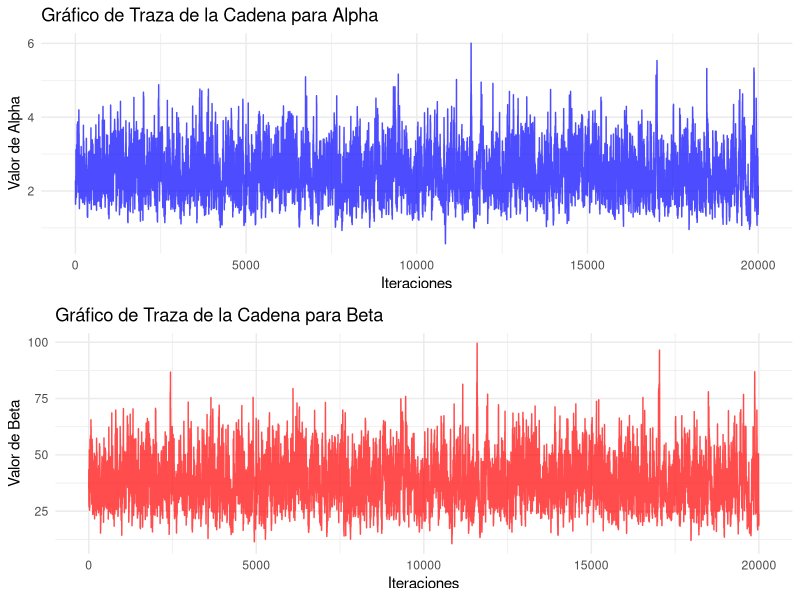
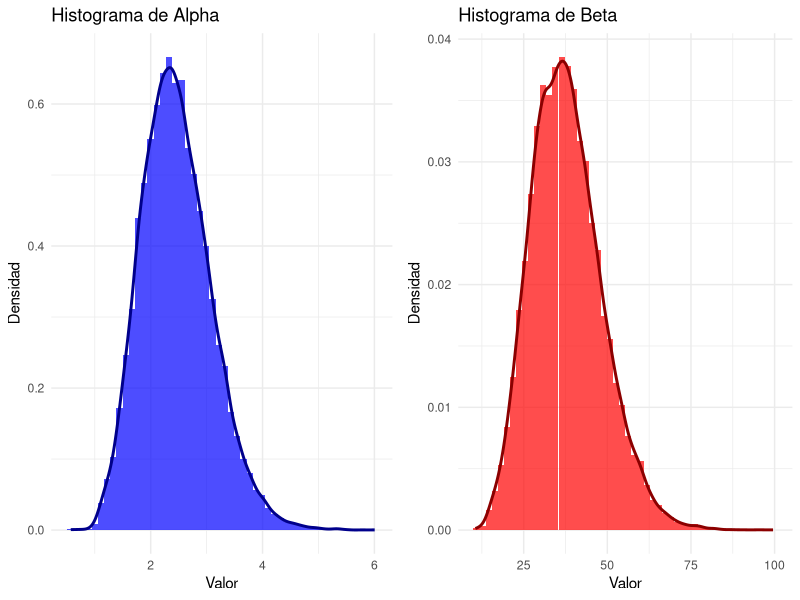
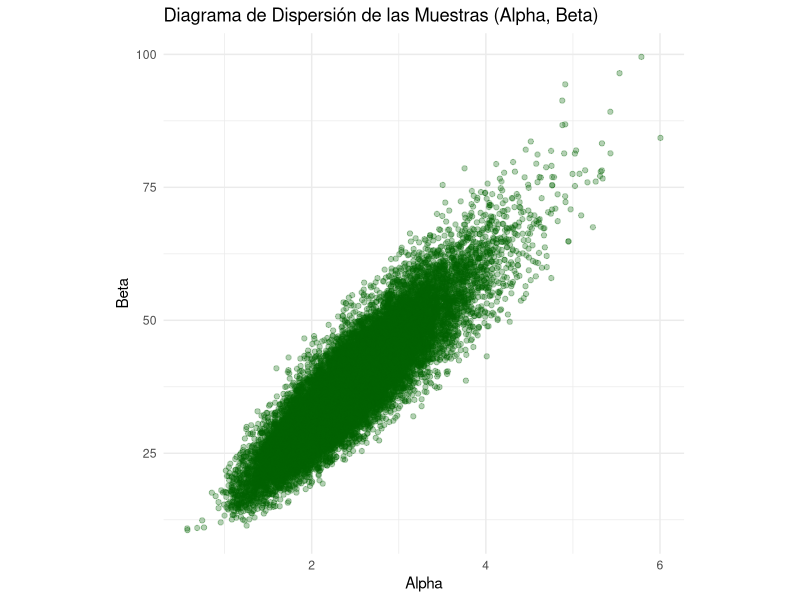
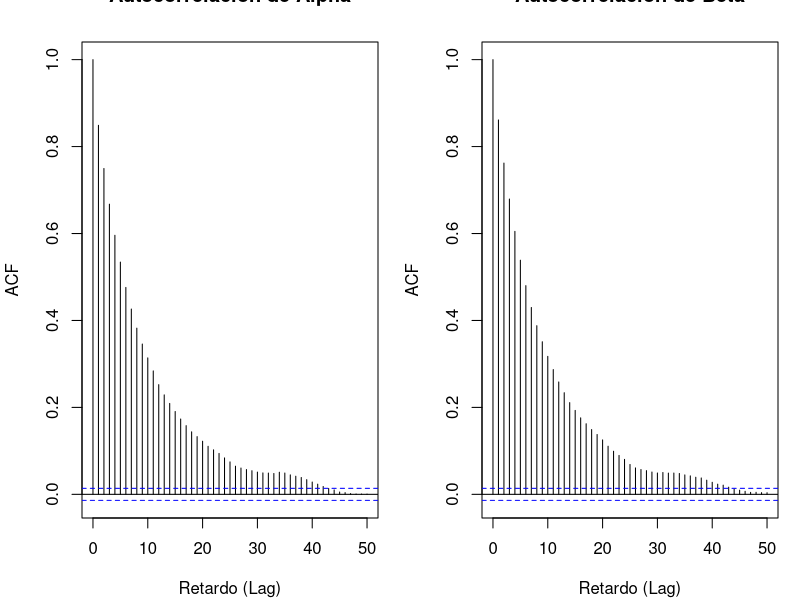
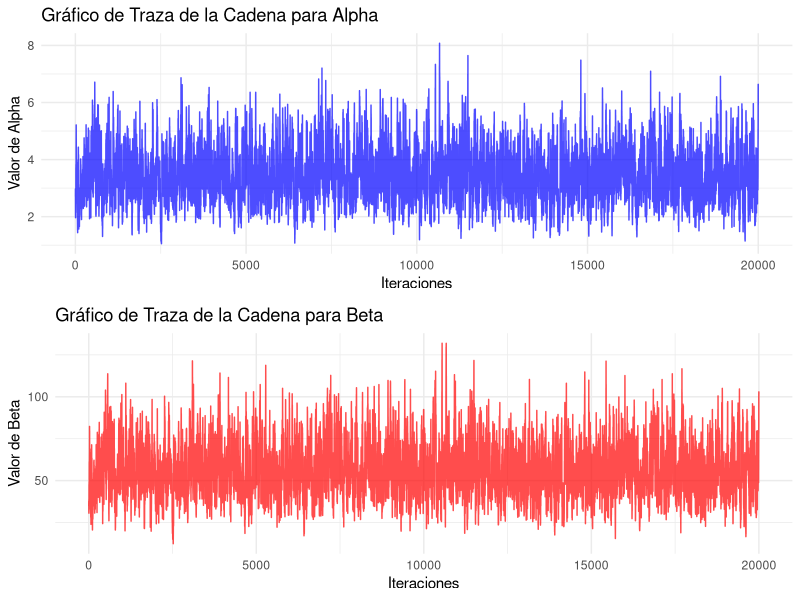
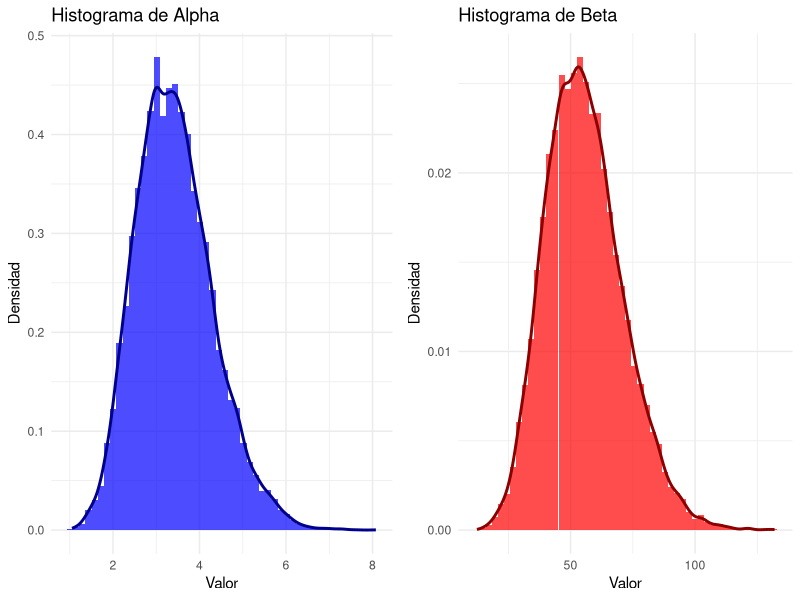
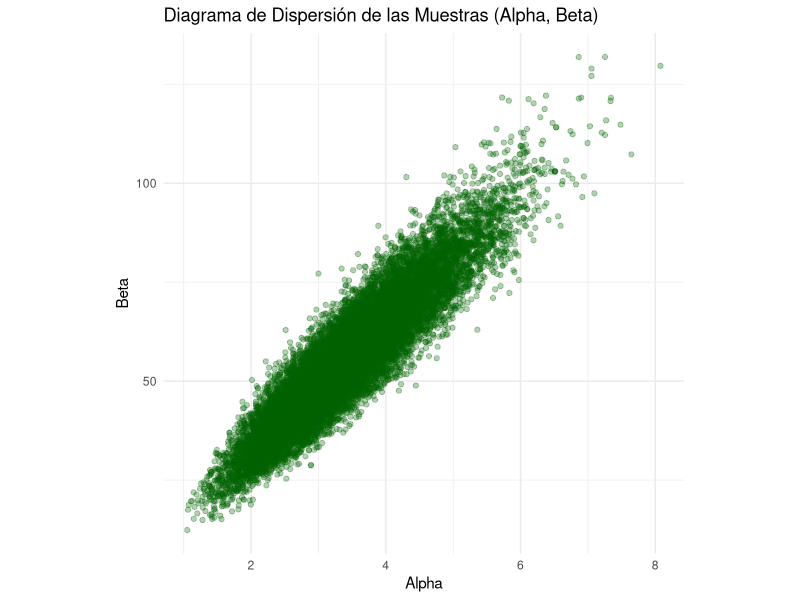
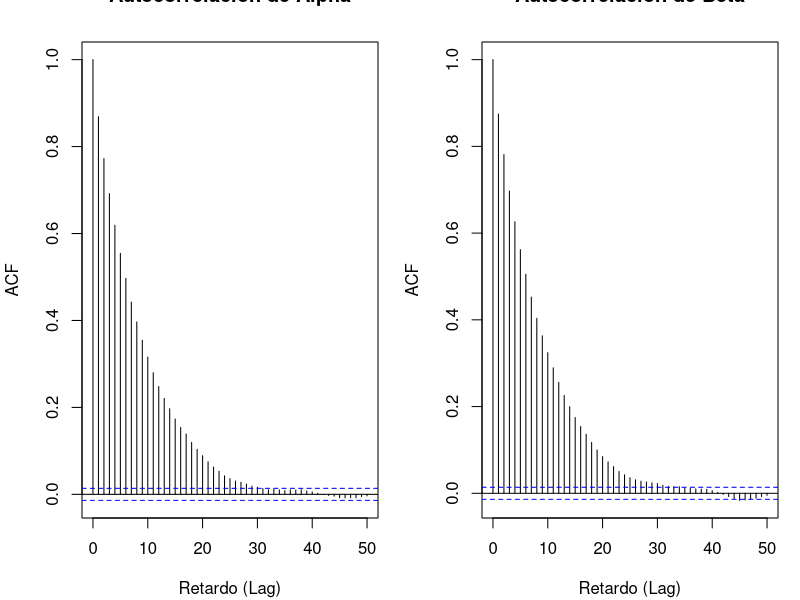

These charts were generated, in order, by the following R code:
# ==============================================================================
# --- 0. Configuración Inicial y Carga de Paquetes ---
# ==============================================================================

lista_de_paquetes <- c("readxl", "ggplot2", "readr", "tidyverse", "dplyr",
                       "stats", "boot", "coda", "matrixStats", "gridExtra", "pracma")

for (paquete in lista_de_paquetes) {
  if(!require(paquete, character.only = TRUE)){
    install.packages(paquete)
    require(paquete, character.only = TRUE)
  }
}

# La librería 'boot' y 'coda' ya están en la lista, pero las siguientes
# líneas aseguran que no haya errores si no se cargan explícitamente.
library(boot)
library(coda)

setwd("D:/Github/Thesis_job")

# ==============================================================================
# --- 1. Definición de Datos y Cálculo de Parámetros Iniciales (Semilla) ---
# ==============================================================================

data <- read_excel("Acceptance Sampling MIL-STD 105E for Quality Control.xlsx")
xn <- data$Defect

# Evitar valores de 0 o 1, que causan problemas en el logaritmo.
epsilon <- .Machine$double.eps
xn[xn == 0] <- epsilon
xn[xn == 1] <- 1 - epsilon

# Calcula los parámetros iniciales (alpha0, beta0) usando el método de los momentos
mean_xn <- mean(xn)
var_xn <- var(xn)
denominator <- (mean_xn * (1 - mean_xn) / var_xn) - 1
if (is.infinite(denominator) || is.nan(denominator) || denominator <= 0) {
  warning("El cálculo de los parámetros iniciales para la distribución Beta es inestable. Ajustando a valores predeterminados.")
  alpha0 <- 1 # Valores predeterminados seguros
  beta0 <- 1
} else {
  alpha0 <- mean_xn * denominator
  beta0 <- (1 - mean_xn) * denominator
}

# Valida que los parámetros iniciales sean positivos.
if (alpha0 <= 0 || beta0 <= 0) {
  warning("Los valores iniciales calculados (alpha0 o beta0) son no positivos. Ajustando a un valor mínimo.")
  alpha0 <- max(alpha0, 0.001)
  beta0 <- max(beta0, 0.001)
}

# Define el punto inicial de la cadena MCMC (x0)
x0 <- c(alpha0, beta0)

# ==============================================================================
# --- 2. Definición de Funciones de Propuesta (Instrumental Distribution) ---
# ==============================================================================

# Utiliza un producto de dos distribuciones Log-Normal.
proposal_sampler <- function(y) {
  sigma1 <- 0.1 # Desviación estándar del logaritmo para Alpha
  sigma2 <- 0.1 # Desviación estándar del logaritmo para Beta
  
  mu1 <- if (y[1] > 0) log(y[1]) else log(0.0001)
  mu2 <- if (y[2] > 0) log(y[2]) else log(0.0001)
  
  # Genera una nueva propuesta de Alpha y Beta usando la distribución Log-Normal.
  alpha_proposed <- rlnorm(1, meanlog = mu1, sdlog = sigma1)
  beta_proposed <- rlnorm(1, meanlog = mu2, sdlog = sigma2)
  
  # Retorna la propuesta como un vector.
  return(c(alpha_proposed, beta_proposed))
}

# Versión corregida de la log-densidad de la función de propuesta.
proposal_log_pdf <- function(y, z) {
  sigma1 <- 0.1
  sigma2 <- 0.1
  
  # Calcula la media del logaritmo basada en el estado actual (z).
  mu1 <- if (z[1] > 0) log(z[1]) else log(0.0001)
  mu2 <- if (z[2] > 0) log(z[2]) else log(0.0001)
  
  # Suma de las log-densidades de las dos Log-Normal (log del producto).
  log_pdf_prop <- dlnorm(y[1], meanlog = mu1, sdlog = sigma1, log = TRUE) +
    dlnorm(y[2], meanlog = mu2, sdlog = sigma2, log = TRUE)
  
  return(log_pdf_prop)
}

# ==============================================================================
# --- 3. A prioris consideradas en el estudio ---
# ==============================================================================

# Log-densidad posterior con priors Gamma para Alpha y Beta.
post_prior_gammas <- function(x_data, current_params, prior_hyperparams) {
  alpha <- current_params[1]
  beta <- current_params[2]
  a <- prior_hyperparams[1] # shape para Alpha
  b <- prior_hyperparams[2] # rate para Alpha
  c <- prior_hyperparams[3] # shape para Beta
  d <- prior_hyperparams[4] # rate para Beta
  
  if (alpha <= 0 || beta <= 0) {
    return(-Inf)
  }
  
  n <- length(x_data)
  
  log_beta_ratio <- n * (lgamma(alpha + beta) - lgamma(alpha) - lgamma(beta))
  log_likelihood <- (alpha - 1) * sum(log(x_data)) + (beta - 1) * sum(log(1 - x_data))
  log_prior <- (a - 1) * log(alpha) + (c - 1) * log(beta) - b * alpha - d * beta
  log_post <- log_beta_ratio + log_likelihood + log_prior
  return(log_post)
}

# Versión corregida para la prior de Jeffreys.
post_prior_Jeffrey <- function(x_data, current_params, prior_hyperparams) {
  alpha <- current_params[1]
  beta <- current_params[2]
  
  if (alpha <= 0 || beta <= 0) {
    return(-Inf)
  }
  
  # Cálculo de la Prior de Jeffreys.
  psi_alpha <- psigamma(alpha, deriv = 1)
  psi_beta <- psigamma(beta, deriv = 1)
  psi_alpha_beta <- psigamma(alpha + beta, deriv = 1)
  
  # Se toma el logaritmo de la prior de Jeffreys.
  # Se usa pmax para evitar log(número negativo) si el cálculo de la prior resulta en un valor no positivo.
  prior_val <- psi_alpha * psi_beta - (psi_alpha + psi_beta) * psi_alpha_beta
  if (prior_val <= 0) {
    log_prior <- -Inf
  } else {
    log_prior <- 0.5 * log(prior_val)
  }
  
  n <- length(x_data)
  log_beta_ratio <- n * (lgamma(alpha + beta) - lgamma(alpha) - lgamma(beta))
  log_exp_term <- (alpha - 1) * sum(log(x_data)) + (beta - 1) * sum(log(1 - x_data))
  
  log_post <- log_beta_ratio + log_exp_term + log_prior
  return(log_post)
}

# La función post_new_prior Llerzy Torres y Tovar Cuevas y Bran (2025).
post_new_prior <- function(x_data, current_params, prior_hyperparams) {
  alpha <- current_params[1]
  beta <- current_params[2]
  
  if (alpha <= 0 || beta <= 0) {
    return(-Inf)
  }
  
  a <- prior_hyperparams[1]
  b <- prior_hyperparams[2]
  c <- prior_hyperparams[3]
  d <- prior_hyperparams[4]
  
  log_prior <- (a - 1) * log(alpha) + (b - 1) * log(beta) +
    (d - (a + b)) * log(alpha + beta) - (c + d) * log(alpha + beta + 1)
  
  n <- length(x_data)
  log_beta_ratio <- n * (lgamma(alpha + beta) - lgamma(alpha) - lgamma(beta))
  log_exp_term <- (alpha - 1) * sum(log(x_data)) + (beta - 1) * sum(log(1 - x_data))
  
  log_post <- log_beta_ratio + log_exp_term + log_prior
  return(log_post)
}

# ==============================================================================
# --- 4. Algoritmo Metropolis-Hastings Mejorado ---
# ==============================================================================

metropolis_hastings <- function(target_log_pdf, proposal_sampler, proposal_log_pdf,
                                x0, n_samples, burn_in = 1000, thinning = 1,
                                x_data, prior_hyperparams) {
  
  samples <- matrix(NA, nrow = n_samples, ncol = length(x0))
  x_current <- x0
  total_iterations <- burn_in + n_samples * thinning
  accepted_samples <- 0
  i <- 0
  
  message(paste0("Iniciando simulación MCMC con ", total_iterations, " iteraciones (", burn_in, " de burn-in, thinning de ", thinning, ")."))
  
  # Calcular la log-densidad inicial fuera del bucle para mayor eficiencia
  log_target_current <- target_log_pdf(x_data = x_data, current_params = x_current, prior_hyperparams = prior_hyperparams)
  
  while (i < total_iterations) {
    if (i > 0 && i %% (total_iterations / 10) == 0) {
      message(paste0("Progreso MCMC: ", round(i / total_iterations * 100), "% completado."))
    }
    
    x_proposed <- proposal_sampler(x_current)
    
    # Calcular las log-densidades
    log_target_proposed <- target_log_pdf(x_data = x_data, current_params = x_proposed, prior_hyperparams = prior_hyperparams)
    log_proposal_current_to_proposed <- proposal_log_pdf(y = x_proposed, z = x_current)
    log_proposal_proposed_to_current <- proposal_log_pdf(y = x_current, z = x_proposed)
    
    # Calcular la razón de aceptación en la escala logarítmica
    log_acceptance_ratio <- (log_target_proposed + log_proposal_proposed_to_current) -
      (log_target_current + log_proposal_current_to_proposed)
    
    # Aceptar o rechazar la propuesta
    if (is.nan(log_acceptance_ratio) || is.infinite(log_acceptance_ratio) || log(runif(1)) < log_acceptance_ratio) {
      x_current <- x_proposed
      log_target_current <- log_target_proposed
      accepted_samples <- accepted_samples + 1
    }
    
    if (i >= burn_in && (i - burn_in) %% thinning == 0) {
      sample_index <- (i - burn_in) / thinning + 1
      if (sample_index <= n_samples) {
        samples[sample_index, ] <- x_current
      }
    }
    i <- i + 1
  }
  
  acceptance_rate <- accepted_samples / total_iterations
  message(paste0("Simulación MCMC finalizada. Tasa de aceptación: ", round(acceptance_rate, 4)))
  return(list(samples = samples, acceptance_rate = acceptance_rate))
}

# ==============================================================================
# --- 5. Funciones de Diagnóstico y Métricas ---
# ==============================================================================

# Medida y diagnóstico de las cadenas MCMC
Measure_Diagnostic <- function(data1, data2, burnin=0, thin=1, digits=5, cred_level=0.95, batch_size=100) {
  batch_means_stderr_var_R <- function(chain, batch_size) {
    n <- length(chain)
    num_batches <- floor(n / batch_size)
    if (num_batches < 2) {
      warning("Se requieren al menos 2 bloques para estimar el error estándar de la varianza. Retornando NA.")
      return(NA)
    }
    batch_vars <- unlist(lapply(0:(num_batches-1), function(i) {
      block_start <- i * batch_size + 1
      block_end <- (i + 1) * batch_size
      var(chain[block_start:block_end])
    }))
    return(sd(batch_vars) / sqrt(num_batches))
  }
  
  Cred_Interval_R <- function(x, level=0.95) {
    lower <- quantile(x, (1 - level)/2, na.rm = TRUE)
    upper <- quantile(x, 1 - (1 - level)/2, na.rm = TRUE)
    return(c(lower, upper))
  }
  
  Cred_Interval_V_R <- function(x, level=0.95) {
    x_clean <- na.omit(x)
    if (length(x_clean) < 2) {
      warning("Datos insuficientes para el bootstrap de la varianza después de NA. Retornando NA.")
      return(c(NA, NA))
    }
    n_bootstrap <- 1000
    variance_stat <- function(data, indices) {
      var(data[indices])
    }
    boot_obj <- tryCatch({
      boot(data = x_clean, statistic = variance_stat, R = n_bootstrap)
    }, error = function(e) {
      warning(paste("Error en bootstrap para varianza:", e$message))
      return(NULL)
    })
    if (is.null(boot_obj)) return(c(NA, NA))
    ci_results <- tryCatch({
      boot.ci(boot_obj, type = "perc", conf = level)$percent[4:5]
    }, error = function(e) {
      warning(paste("Error al calcular CI de bootstrap para varianza:", e$message))
      return(c(NA, NA))
    })
    return(round(ci_results, digits))
  }
  
  batch_means_stderr_cov_R <- function(chain, batch_size=100) {
    n <- nrow(chain)
    num_batches <- floor(n / batch_size)
    if (num_batches < 2) {
      warning("Se requieren al menos 2 bloques para estimar el error estándar de la covarianza. Retornando NA.")
      return(NA)
    }
    chain_clean <- na.omit(chain)
    if (nrow(chain_clean) < 2) {
      warning("Datos insuficientes para la covarianza de bloques después de NA. Retornando NA.")
      return(NA)
    }
    batch_covs <- unlist(lapply(0:(num_batches-1), function(i) {
      block_start <- i * batch_size + 1
      block_end <- (i + 1) * batch_size
      current_block <- na.omit(chain[block_start:block_end, ])
      if (nrow(current_block) < 2) return(NA)
      cov(current_block[, 1], current_block[, 2])
    }))
    batch_covs <- na.omit(batch_covs)
    if (length(batch_covs) < 2) {
      warning("Datos de covarianza de bloques insuficientes para sd. Retornando NA.")
      return(NA)
    }
    return(sd(batch_covs) / sqrt(length(batch_covs)))
  }
  
  Cred_Interval_Cov_R <- function(x, level=0.95) {
    x_clean <- na.omit(x)
    if (nrow(x_clean) < 2) {
      warning("Datos insuficientes para el bootstrap de la covarianza después de NA. Retornando NA.")
      return(c(NA, NA))
    }
    n_bootstrap <- 1000
    covariance_stat <- function(data, indices) {
      cov_matrix <- cov(data[indices, ])
      return(cov_matrix[1, 2])
    }
    boot_obj <- tryCatch({
      boot(data = x_clean, statistic = covariance_stat, R = n_bootstrap, sim = "ordinary")
    }, error = function(e) {
      warning(paste("Error en bootstrap para covarianza:", e$message))
      return(NULL)
    })
    if (is.null(boot_obj)) return(c(NA, NA))
    ci_results <- tryCatch({
      boot.ci(boot_obj, type = "perc", conf = level)$percent[4:5]
    }, error = function(e) {
      warning(paste("Error al calcular CI de bootstrap para covarianza:", e$message))
      return(c(NA, NA))
    })
    return(round(ci_results, digits))
  }
  
  if (!is.matrix(data1) && !is.data.frame(data1)) data1 <- as.matrix(data1)
  if (!is.matrix(data2) && !is.data.frame(data2)) data2 <- as.matrix(data2)
  
  combined_raw_data <- cbind(data1, data2)
  start_index <- burnin + 1
  if (start_index > nrow(combined_raw_data)) {
    warning("El burn-in es mayor que el número total de muestras. No hay datos para el análisis.")
    return(list("Numerical" = data.frame(Measure = character(), Value = numeric())))
  }
  seq_indices <- seq(from = start_index, to = nrow(combined_raw_data), by = thin)
  if (length(seq_indices) == 0) {
    warning("Después de burn-in y thinning, no quedan muestras. No hay datos para el análisis.")
    return(list("Numerical" = data.frame(Measure = character(), Value = numeric())))
  }
  
  new_data1 <- combined_raw_data[seq_indices, 1]
  new_data2 <- combined_raw_data[seq_indices, 2]
  new_data1_clean <- na.omit(new_data1)
  new_data2_clean <- na.omit(new_data2)
  combined_data_clean <- na.omit(cbind(new_data1, new_data2))
  
  if (length(new_data1_clean) < 2 || length(new_data2_clean) < 2) {
    warning("Datos insuficientes para calcular estadísticas después de eliminar NAs. Retornando NA para algunas métricas.")
    mean_x1 <- var_x1 <- ess_x1 <- stderr_mean_x1 <- stderr_var_x1 <- NA
    CIM1 <- c(NA, NA)
    CIV1 <- c(NA, NA)
    mean_x2 <- var_x2 <- ess_x2 <- stderr_mean_x2 <- stderr_var_x2 <- NA
    CIM2 <- c(NA, NA)
    CIV2 <- c(NA, NA)
    cov_val <- stderr_cov <- CIcov <- c(NA, NA)
    len_data <- length(new_data1)
  } else {
    mcmc_data1 <- as.mcmc(new_data1_clean)
    mcmc_data2 <- as.mcmc(new_data2_clean)
    
    mean_x1 <- mean(new_data1_clean)
    var_x1 <- var(new_data1_clean)
    ess_x1 <- effectiveSize(mcmc_data1)
    stderr_mean_x1 <- sd(new_data1_clean) / sqrt(ess_x1)
    stderr_var_x1 <- batch_means_stderr_var_R(new_data1_clean, batch_size)
    CIM1 <- Cred_Interval_R(new_data1_clean, cred_level)
    CIV1 <- Cred_Interval_V_R(new_data1_clean, cred_level)
    
    mean_x2 <- mean(new_data2_clean)
    var_x2 <- var(new_data2_clean)
    ess_x2 <- effectiveSize(mcmc_data2)
    stderr_mean_x2 <- sd(new_data2_clean) / sqrt(ess_x2)
    stderr_var_x2 <- batch_means_stderr_var_R(new_data2_clean, batch_size)
    CIM2 <- Cred_Interval_R(new_data2_clean, cred_level)
    CIV2 <- Cred_Interval_V_R(new_data2_clean, cred_level)
    
    cov_val <- cov(combined_data_clean[, 1], combined_data_clean[, 2])
    stderr_cov <- batch_means_stderr_cov_R(combined_data_clean, batch_size)
    CIcov <- Cred_Interval_Cov_R(combined_data_clean, cred_level)
    len_data <- length(new_data1)
  }
  
  new_names <- c("Mean_X1", "Var_X1", "ESS_X1", "STDERR_Mean_X1", "STDERR_Var_X1",
                 "CI_Mean1_Lower", "CI_Mean1_Upper", "CI_Var1_Lower", "CI_Var1_Upper",
                 "Mean_X2", "Var_X2", "ESS_X2", "STDERR_Mean_X2", "STDERR_Var_X2",
                 "CI_Mean2_Lower", "CI_Mean2_Upper", "CI_Var2_Lower", "CI_Var2_Upper",
                 "Cov", "STDERR_Cov", "CI_Cov_Lower", "CI_Cov_Upper", "Length")
  
  results_vector <- c(
    mean_x1, var_x1, ess_x1, stderr_mean_x1, stderr_var_x1, CIM1[1], CIM1[2], CIV1[1], CIV1[2],
    mean_x2, var_x2, ess_x2, stderr_mean_x2, stderr_var_x2, CIM2[1], CIM2[2], CIV2[1], CIV2[2],
    cov_val, stderr_cov, CIcov[1], CIcov[2], len_data
  )
  
  Numerical_results_vertical <- data.frame(
    Measure = new_names,
    Value = round(results_vector, digits)
  )
  
  return(list("Numerical" = Numerical_results_vertical))
}

# ==============================================================================
# --- 6. Monitoreo de Convergencia (Visualizaciones) ---
# ==============================================================================

# Genera gráficos para diagnosticar la convergencia de la cadena.
monitor_convergence <- function(x, y) {
  df_plot <- data.frame(Iteration = seq_along(x), Alpha = x, Beta = y) %>%
    na.omit()
  if (nrow(df_plot) == 0) {
    message("ADVERTENCIA: No hay datos válidos para generar gráficos de convergencia después de eliminar NAs.")
    return(invisible(NULL))
  }
  
  plot_trace_alpha <- ggplot(df_plot, aes(x = Iteration, y = Alpha)) +
    geom_line(color = "blue", alpha = 0.7) +
    labs(title = "Gráfico de Traza de la Cadena para Alpha", x = "Iteraciones", y = "Valor de Alpha") +
    theme_minimal()
  plot_trace_beta <- ggplot(df_plot, aes(x = Iteration, y = Beta)) +
    geom_line(color = "red", alpha = 0.7) +
    labs(title = "Gráfico de Traza de la Cadena para Beta", x = "Iteraciones", y = "Valor de Beta") +
    theme_minimal()
  gridExtra::grid.arrange(plot_trace_alpha, plot_trace_beta, ncol = 1)
  
  plot_hist_alpha <- ggplot(df_plot, aes(x = Alpha)) +
    geom_histogram(aes(y = after_stat(density)), bins = 50, fill = "blue", alpha = 0.7) +
    geom_density(color = "darkblue", linewidth = 1) +
    labs(title = "Histograma de Alpha", x = "Valor", y = "Densidad") +
    theme_minimal()
  plot_hist_beta <- ggplot(df_plot, aes(x = Beta)) +
    geom_histogram(aes(y = after_stat(density)), bins = 50, fill = "red", alpha = 0.7) +
    geom_density(color = "darkred", linewidth = 1) +
    labs(title = "Histograma de Beta", x = "Valor", y = "Densidad") +
    theme_minimal()
  gridExtra::grid.arrange(plot_hist_alpha, plot_hist_beta, ncol = 2)
  
  plot_scatter <- ggplot(df_plot, aes(x = Alpha, y = Beta)) +
    geom_point(alpha = 0.3, color = "darkgreen") +
    labs(title = "Diagrama de Dispersión de las Muestras (Alpha, Beta)", x = "Alpha", y = "Beta") +
    theme_minimal() + theme(aspect.ratio = 1)
  print(plot_scatter)
  
  old_par <- par(mfrow = c(1, 2), mar = c(4, 4, 2, 1) + 0.1)
  acf(df_plot$Alpha, lag.max = 50, main = "Autocorrelación de Alpha", xlab = "Retardo (Lag)", ylab = "ACF", na.action = na.pass)
  acf(df_plot$Beta, lag.max = 50, main = "Autocorrelación de Beta", xlab = "Retardo (Lag)", ylab = "ACF", na.action = na.pass)
  par(old_par)
}

# ==============================================================================
# --- 7. Ejecución de la Simulación MCMC y Análisis con Prior Gamma ---
# ==============================================================================

message("\n--- Ejecutando MCMC con Priors Gamma ---")
prior_hyperparams_gammas <- c(a_shape = 0.1, b_rate = 0.1, c_shape = 0.1, d_rate = 0.1)
n_samples_mcmc <- 20000
burn_in_mcmc <- 5000
thinning_mcmc <- 5

results_mcmc_gammas <- metropolis_hastings(
  target_log_pdf = post_prior_gammas,
  proposal_sampler = proposal_sampler,
  proposal_log_pdf = proposal_log_pdf,
  x0 = x0,
  n_samples = n_samples_mcmc,
  burn_in = burn_in_mcmc,
  thinning = thinning_mcmc,
  x_data = xn,
  prior_hyperparams = prior_hyperparams_gammas
)

samples_gammas <- results_mcmc_gammas$samples
acceptance_rate_gammas <- results_mcmc_gammas$acceptance_rate

if (!is.null(samples_gammas) && nrow(samples_gammas) > 0) {
  alpha_samples_gammas <- samples_gammas[, 1]
  beta_samples_gammas <- samples_gammas[, 2]
  message(paste("Tasa de Aceptación (Gammas):", round(acceptance_rate_gammas, 6)))
  message(paste0("Media (alpha, beta) (Gammas): (", round(colMeans(samples_gammas, na.rm = TRUE)[1], 6), ", ", round(colMeans(samples_gammas, na.rm = TRUE)[2], 6), ")"))
  message(paste0("Varianza (alpha, beta) (Gammas): (", round(apply(samples_gammas, 2, var, na.rm = TRUE)[1], 6), ", ", round(apply(samples_gammas, 2, var, na.rm = TRUE)[2], 6), ")"))
  message("\nMostrando gráficos de convergencia para Priors Gamma...")
  monitor_convergence(alpha_samples_gammas, beta_samples_gammas)
} else {
  message("ADVERTENCIA: No hay muestras válidas para el análisis (Gammas).")
}

# ==============================================================================
# --- 8. Ejecución de la Simulación MCMC y Análisis con Prior de Jeffreys ---
# ==============================================================================

message("\n--- Ejecutando MCMC con Prior de Jeffreys ---")

results_mcmc_jeffreys <- metropolis_hastings(
  target_log_pdf = post_prior_Jeffrey,
  proposal_sampler = proposal_sampler,
  proposal_log_pdf = proposal_log_pdf,
  x0 = x0,
  n_samples = n_samples_mcmc,
  burn_in = burn_in_mcmc,
  thinning = thinning_mcmc,
  x_data = xn,
  prior_hyperparams = NULL
)

samples_jeffreys <- results_mcmc_jeffreys$samples
acceptance_rate_jeffreys <- results_mcmc_jeffreys$acceptance_rate

if (!is.null(samples_jeffreys) && nrow(samples_jeffreys) > 0) {
  alpha_samples_jeffreys <- samples_jeffreys[, 1]
  beta_samples_jeffreys <- samples_jeffreys[, 2]
  message(paste("Tasa de Aceptación (Jeffreys):", round(acceptance_rate_jeffreys, 6)))
  message(paste0("Media (alpha, beta) (Jeffreys): (", round(colMeans(samples_jeffreys, na.rm = TRUE)[1], 6), ", ", round(colMeans(samples_jeffreys, na.rm = TRUE)[2], 6), ")"))
  message(paste0("Varianza (alpha, beta) (Jeffreys): (", round(apply(samples_jeffreys, 2, var, na.rm = TRUE)[1], 6), ", ", round(apply(samples_jeffreys, 2, var, na.rm = TRUE)[2], 6), ")"))
  message("\nMostrando gráficos de convergencia para Prior de Jeffreys...")
  monitor_convergence(alpha_samples_jeffreys, beta_samples_jeffreys)
} else {
  message("ADVERTENCIA: No hay muestras válidas para el análisis (Jeffreys).")
}

# ==============================================================================
# --- 8b. Ejecución de la Simulación MCMC y Análisis con New Prior (Llerzy & Tovar) ---
# ==============================================================================

message("\n--- Ejecutando MCMC con New Prior (Llerzy & Tovar) ---")

prior_hyperparams_new <- c(a = 1, b = 1, c = 1, d = 1)

results_mcmc_new <- metropolis_hastings(
  target_log_pdf = post_new_prior,
  proposal_sampler = proposal_sampler,
  proposal_log_pdf = proposal_log_pdf,
  x0 = x0,
  n_samples = n_samples_mcmc,
  burn_in = burn_in_mcmc,
  thinning = thinning_mcmc,
  x_data = xn,
  prior_hyperparams = prior_hyperparams_new
)

samples_new <- results_mcmc_new$samples
acceptance_rate_new <- results_mcmc_new$acceptance_rate

if (!is.null(samples_new) && nrow(samples_new) > 0) {
  alpha_samples_new <- samples_new[, 1]
  beta_samples_new <- samples_new[, 2]
  
  message(paste("Tasa de Aceptación (New Prior):", round(acceptance_rate_new, 6)))
  message(paste0("Media (alpha, beta) (New Prior): (", 
                 round(colMeans(samples_new, na.rm = TRUE)[1], 6), ", ", 
                 round(colMeans(samples_new, na.rm = TRUE)[2], 6), ")"))
  message(paste0("Varianza (alpha, beta) (New Prior): (", 
                 round(apply(samples_new, 2, var, na.rm = TRUE)[1], 6), ", ", 
                 round(apply(samples_new, 2, var, na.rm = TRUE)[2], 6), ")"))
  
  message("\nMostrando gráficos de convergencia para New Prior...")
  monitor_convergence(alpha_samples_new, beta_samples_new)
  
  results_new <- Measure_Diagnostic(
    data1 = alpha_samples_new,
    data2 = beta_samples_new,
    burnin = 0, thin = 1, digits = 5, cred_level = 0.95, batch_size = 100
  )
  message("\nResultados de Diagnóstico (New Prior):")
  print(results_new$Numerical)
} else {
  message("ADVERTENCIA: No hay muestras válidas para el análisis (New Prior).")
}

# ==============================================================================
# --- 9. Consolidación y Comparación de Resultados ---
# ==============================================================================

message("\n--- Consolidando Resultados para Comparación ---")

# Define las variables de resultados como NULL por defecto
results_gammas_df <- NULL
results_jeffreys_df <- NULL
results_new_df <- NULL

# Asigna los resultados solo si la variable existe y no es NULL
if (exists("results_gammas") && !is.null(results_gammas)) {
  results_gammas_df <- Measure_Diagnostic(
    data1 = samples_gammas[, 1],
    data2 = samples_gammas[, 2],
    burnin = 0, thin = 1, digits = 5, cred_level = 0.95, batch_size = 100
  )$Numerical
}

if (exists("results_mcmc_jeffreys") && !is.null(results_mcmc_jeffreys)) {
  results_jeffreys_df <- Measure_Diagnostic(
    data1 = samples_jeffreys[, 1],
    data2 = samples_jeffreys[, 2],
    burnin = 0, thin = 1, digits = 5, cred_level = 0.95, batch_size = 100
  )$Numerical
}

if (exists("results_mcmc_new") && !is.null(results_mcmc_new)) {
  results_new_df <- Measure_Diagnostic(
    data1 = samples_new[, 1],
    data2 = samples_new[, 2],
    burnin = 0, thin = 1, digits = 5, cred_level = 0.95, batch_size = 100
  )$Numerical
}

# Realiza la unión de los dataframes solo si todos existen
if (!is.null(results_gammas_df) && !is.null(results_jeffreys_df) && !is.null(results_new_df)) {
  combined_results <- results_gammas_df %>%
    dplyr::rename(Gammas = Value) %>%
    dplyr::mutate(Jeffreys = results_jeffreys_df$Value,
                  New = results_new_df$Value)
  
  message("\nTabla Comparativa de Resultados Diagnósticos:")
  print(combined_results)
} else {
  message("ADVERTENCIA: No se pueden comparar los resultados porque una o más simulaciones no produjeron muestras válidas.")
}

# ==============================================================================
# --- 10. Simulación de la Distribución Predictiva Posterior ---
# ==============================================================================
message("\n--- Realizando simulación de la Distribución Predictiva Posterior ---")

posterior_alpha_samples <- samples_jeffreys[, 1]
posterior_beta_samples <- samples_jeffreys[, 2]

posterior_alpha_samples <- na.omit(posterior_alpha_samples)
posterior_beta_samples <- na.omit(posterior_beta_samples)

if (length(posterior_alpha_samples) == 0 || length(posterior_beta_samples) == 0) {
  message("ADVERTENCIA: No hay muestras válidas de Alpha o Beta para la simulación predictiva posterior. Saltando la simulación.")
} else {
  n_simulations <- min(length(posterior_alpha_samples), length(posterior_beta_samples))
  
  if (length(posterior_alpha_samples) != length(posterior_beta_samples)) {
    message(paste0("ADVERTENCIA: Las longitudes de las muestras de Alpha y Beta difieren. Usando el mínimo (", n_simulations, ") para la simulación."))
    posterior_alpha_samples <- posterior_alpha_samples[1:n_simulations]
    posterior_beta_samples <- posterior_beta_samples[1:n_simulations]
  }
  
  simulated_proportions <- rbeta(n_simulations,
                                 shape1 = posterior_alpha_samples,
                                 shape2 = posterior_beta_samples)
  
  plot_simulated_proportions <- ggplot(data.frame(Proportion = simulated_proportions), aes(x = Proportion)) +
    geom_histogram(aes(y = after_stat(density)), bins = 50, fill = "purple", alpha = 0.7) +
    geom_density(color = "darkmagenta", linewidth = 1) +
    labs(title = "Distribución Predictiva Posterior de Proporciones Defectuosas",
         x = "Proporción Defectuosa Simulada", y = "Densidad") +
    theme_minimal() +
    xlim(0, 1)
  print(plot_simulated_proportions)
  message("Gráfico de la distribución predictiva posterior generado.")
  
  sample_size_new <- 100
  simulated_defects_in_sample <- rbinom(n_simulations, size = sample_size_new, prob = simulated_proportions)
}